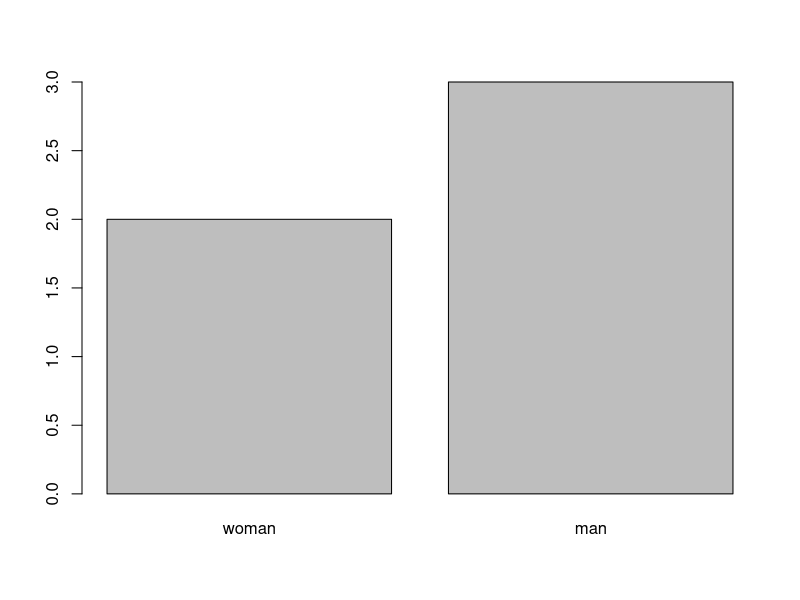

R code for this plot: (Note: this script raises an error after producing the figure.)
# 요인형(Factor)
# 같은 성격의 값의 목록을 범주로 갖는 벡터 자료

# [유형]
# norminal: 순서가 없음, 알파벳 순서로 정렬
# ordinal: 순서가 있음, 사용자가 지정한 순서

# 벡터
gender <- c("man", "woman", "woman", "man", "man")

# 도움말
?factor

# 요인형 : factor ordinal
# 벡터를 요인형으로 변환
# factor(x, levels, ordered)
ordinal_gender <- factor(gender, levels=c("woman","man"), ordered=TRUE)
ordinal_gender # Levels: man woman

# 빈도수 : 수치형
table(ordinal_gender)

# 빈도수 : 그래프
plot(ordinal_gender)

mode(ordinal_gender) # [1] "numeric"
class(ordinal_gender) # [1] "ordered" "factor"

# 차트 그리기
par(mfrow=c(1,2))
plot(nominal_gender)
plot(ordinal_gender)
